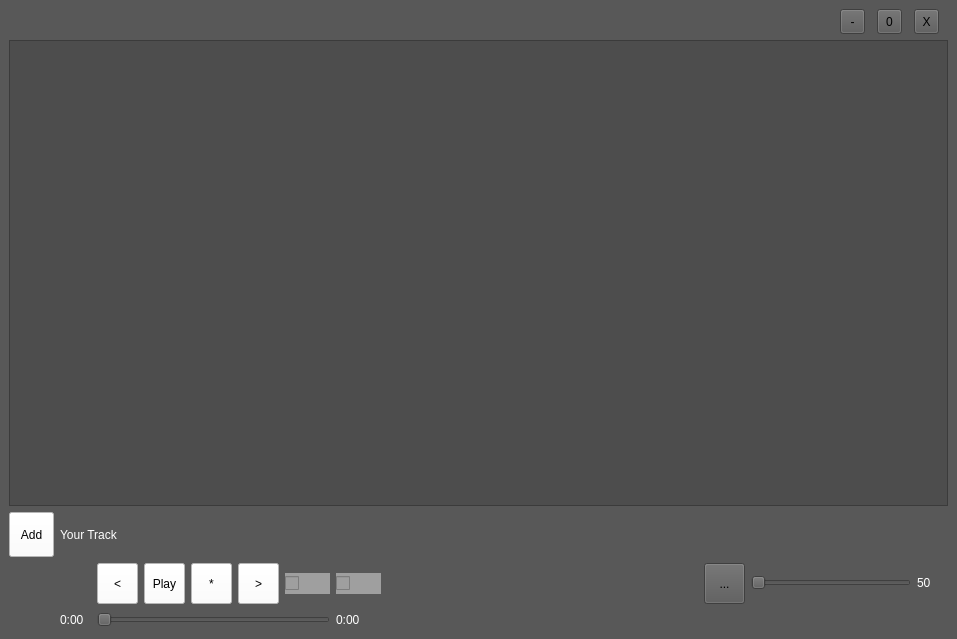
<?xml version="1.0" encoding="UTF-8"?>
<ui version="4.0">
 <class>MainWindow</class>
 <widget class="QMainWindow" name="MainWindow">
  <property name="geometry">
   <rect>
    <x>0</x>
    <y>0</y>
    <width>957</width>
    <height>639</height>
   </rect>
  </property>
  <property name="minimumSize">
   <size>
    <width>658</width>
    <height>444</height>
   </size>
  </property>
  <property name="maximumSize">
   <size>
    <width>16777215</width>
    <height>16777215</height>
   </size>
  </property>
  <property name="windowTitle">
   <string>MainWindow</string>
  </property>
  <property name="styleSheet">
   <string notr="true">background-color: rgb(88, 88, 88);

</string>
  </property>
  <property name="iconSize">
   <size>
    <width>45</width>
    <height>45</height>
   </size>
  </property>
  <widget class="QWidget" name="centralwidget">
   <layout class="QGridLayout" name="gridLayout">
    <item row="0" column="0" colspan="11">
     <spacer name="horizontalSpacer">
      <property name="orientation">
       <enum>Qt::Horizontal</enum>
      </property>
      <property name="sizeHint" stdset="0">
       <size>
        <width>811</width>
        <height>20</height>
       </size>
      </property>
     </spacer>
    </item>
    <item row="0" column="11" colspan="2">
     <layout class="QHBoxLayout" name="horizontalLayout">
      <item>
       <widget class="QToolButton" name="btn_minimize">
        <property name="minimumSize">
         <size>
          <width>25</width>
          <height>25</height>
         </size>
        </property>
        <property name="maximumSize">
         <size>
          <width>25</width>
          <height>25</height>
         </size>
        </property>
        <property name="styleSheet">
         <string notr="true"/>
        </property>
        <property name="text">
         <string>-</string>
        </property>
        <property name="icon">
         <iconset>
          <normaloff>C:/Users/User/Desktop/collapse.png</normaloff>C:/Users/User/Desktop/collapse.png</iconset>
        </property>
        <property name="iconSize">
         <size>
          <width>25</width>
          <height>25</height>
         </size>
        </property>
       </widget>
      </item>
      <item>
       <widget class="QToolButton" name="btn_maximize">
        <property name="minimumSize">
         <size>
          <width>25</width>
          <height>25</height>
         </size>
        </property>
        <property name="maximumSize">
         <size>
          <width>25</width>
          <height>25</height>
         </size>
        </property>
        <property name="styleSheet">
         <string notr="true"/>
        </property>
        <property name="text">
         <string>0</string>
        </property>
        <property name="icon">
         <iconset>
          <normaloff>C:/Users/User/Desktop/expandv2.0.png</normaloff>C:/Users/User/Desktop/expandv2.0.png</iconset>
        </property>
        <property name="iconSize">
         <size>
          <width>25</width>
          <height>25</height>
         </size>
        </property>
       </widget>
      </item>
      <item>
       <widget class="QToolButton" name="btn_close">
        <property name="minimumSize">
         <size>
          <width>25</width>
          <height>25</height>
         </size>
        </property>
        <property name="maximumSize">
         <size>
          <width>25</width>
          <height>25</height>
         </size>
        </property>
        <property name="styleSheet">
         <string notr="true"/>
        </property>
        <property name="text">
         <string>X</string>
        </property>
        <property name="icon">
         <iconset>
          <normaloff>C:/Users/User/Desktop/close.png</normaloff>C:/Users/User/Desktop/close.png</iconset>
        </property>
        <property name="iconSize">
         <size>
          <width>25</width>
          <height>25</height>
         </size>
        </property>
       </widget>
      </item>
     </layout>
    </item>
    <item row="1" column="0" colspan="13">
     <widget class="QTableView" name="playlistView">
      <property name="styleSheet">
       <string notr="true">background-color: rgb(77, 77, 77);
</string>
      </property>
     </widget>
    </item>
    <item row="2" column="0">
     <widget class="QToolButton" name="btn_add">
      <property name="minimumSize">
       <size>
        <width>45</width>
        <height>45</height>
       </size>
      </property>
      <property name="maximumSize">
       <size>
        <width>45</width>
        <height>45</height>
       </size>
      </property>
      <property name="styleSheet">
       <string notr="true">background-color: rgb(255, 255, 255);</string>
      </property>
      <property name="text">
       <string>Add</string>
      </property>
      <property name="icon">
       <iconset resource="resource.qrc">
        <normaloff>:/icon/add.png</normaloff>:/icon/add.png</iconset>
      </property>
      <property name="iconSize">
       <size>
        <width>45</width>
        <height>45</height>
       </size>
      </property>
     </widget>
    </item>
    <item row="2" column="1" colspan="12">
     <widget class="QLabel" name="currentTrack">
      <property name="styleSheet">
       <string notr="true">font: 14pt &quot;Courier New&quot;;
color: rgb(255, 255, 255);</string>
      </property>
      <property name="text">
       <string>Your Track</string>
      </property>
     </widget>
    </item>
    <item row="3" column="2">
     <widget class="QToolButton" name="btn_previous">
      <property name="minimumSize">
       <size>
        <width>41</width>
        <height>41</height>
       </size>
      </property>
      <property name="maximumSize">
       <size>
        <width>41</width>
        <height>41</height>
       </size>
      </property>
      <property name="styleSheet">
       <string notr="true">background-color: rgb(255, 255, 255);</string>
      </property>
      <property name="text">
       <string>&lt;</string>
      </property>
      <property name="icon">
       <iconset resource="resource.qrc">
        <normaloff>:/icon/previous.png</normaloff>:/icon/previous.png</iconset>
      </property>
      <property name="iconSize">
       <size>
        <width>37</width>
        <height>45</height>
       </size>
      </property>
     </widget>
    </item>
    <item row="3" column="3">
     <widget class="QToolButton" name="btn_play">
      <property name="minimumSize">
       <size>
        <width>41</width>
        <height>41</height>
       </size>
      </property>
      <property name="maximumSize">
       <size>
        <width>41</width>
        <height>41</height>
       </size>
      </property>
      <property name="styleSheet">
       <string notr="true">background-color: rgb(255, 255, 255);</string>
      </property>
      <property name="text">
       <string>Play</string>
      </property>
      <property name="icon">
       <iconset resource="resource.qrc">
        <normaloff>:/icon/play.png</normaloff>:/icon/play.png</iconset>
      </property>
      <property name="iconSize">
       <size>
        <width>45</width>
        <height>45</height>
       </size>
      </property>
     </widget>
    </item>
    <item row="3" column="4">
     <widget class="QToolButton" name="btn_stop">
      <property name="minimumSize">
       <size>
        <width>41</width>
        <height>41</height>
       </size>
      </property>
      <property name="maximumSize">
       <size>
        <width>41</width>
        <height>41</height>
       </size>
      </property>
      <property name="styleSheet">
       <string notr="true">background-color: rgb(255, 255, 255);</string>
      </property>
      <property name="text">
       <string>*</string>
      </property>
      <property name="icon">
       <iconset resource="resource.qrc">
        <normaloff>:/icon/stop.png</normaloff>:/icon/stop.png</iconset>
      </property>
      <property name="iconSize">
       <size>
        <width>40</width>
        <height>40</height>
       </size>
      </property>
     </widget>
    </item>
    <item row="3" column="5">
     <widget class="QToolButton" name="btn_next">
      <property name="sizePolicy">
       <sizepolicy hsizetype="Fixed" vsizetype="Fixed">
        <horstretch>0</horstretch>
        <verstretch>0</verstretch>
       </sizepolicy>
      </property>
      <property name="minimumSize">
       <size>
        <width>41</width>
        <height>41</height>
       </size>
      </property>
      <property name="maximumSize">
       <size>
        <width>41</width>
        <height>41</height>
       </size>
      </property>
      <property name="styleSheet">
       <string notr="true">background-color: rgb(255, 255, 255);</string>
      </property>
      <property name="text">
       <string>&gt;</string>
      </property>
      <property name="icon">
       <iconset resource="resource.qrc">
        <normaloff>:/icon/next.png</normaloff>:/icon/next.png</iconset>
      </property>
      <property name="iconSize">
       <size>
        <width>56</width>
        <height>78</height>
       </size>
      </property>
     </widget>
    </item>
    <item row="3" column="6">
     <widget class="QCheckBox" name="Loop">
      <property name="minimumSize">
       <size>
        <width>45</width>
        <height>21</height>
       </size>
      </property>
      <property name="maximumSize">
       <size>
        <width>45</width>
        <height>21</height>
       </size>
      </property>
      <property name="styleSheet">
       <string notr="true">background-color: rgb(159, 159, 159);</string>
      </property>
      <property name="text">
       <string/>
      </property>
      <property name="icon">
       <iconset resource="resource.qrc">
        <normaloff>:/icon/loop.png</normaloff>:/icon/loop.png</iconset>
      </property>
     </widget>
    </item>
    <item row="3" column="7">
     <widget class="QCheckBox" name="Rand">
      <property name="minimumSize">
       <size>
        <width>45</width>
        <height>21</height>
       </size>
      </property>
      <property name="maximumSize">
       <size>
        <width>45</width>
        <height>21</height>
       </size>
      </property>
      <property name="styleSheet">
       <string notr="true">background-color: rgb(159, 159, 159);</string>
      </property>
      <property name="text">
       <string/>
      </property>
      <property name="icon">
       <iconset resource="resource.qrc">
        <normaloff>:/icon/rand.png</normaloff>:/icon/rand.png</iconset>
      </property>
     </widget>
    </item>
    <item row="3" column="8">
     <spacer name="horizontalSpacer_2">
      <property name="orientation">
       <enum>Qt::Horizontal</enum>
      </property>
      <property name="sizeHint" stdset="0">
       <size>
        <width>293</width>
        <height>20</height>
       </size>
      </property>
     </spacer>
    </item>
    <item row="3" column="9">
     <widget class="QToolButton" name="btn_volume">
      <property name="minimumSize">
       <size>
        <width>41</width>
        <height>41</height>
       </size>
      </property>
      <property name="maximumSize">
       <size>
        <width>41</width>
        <height>41</height>
       </size>
      </property>
      <property name="styleSheet">
       <string notr="true">background-color: rgb(88, 88, 88);</string>
      </property>
      <property name="text">
       <string>...</string>
      </property>
      <property name="iconSize">
       <size>
        <width>50</width>
        <height>50</height>
       </size>
      </property>
     </widget>
    </item>
    <item row="3" column="10" colspan="2">
     <widget class="QSlider" name="volume">
      <property name="minimumSize">
       <size>
        <width>160</width>
        <height>0</height>
       </size>
      </property>
      <property name="maximumSize">
       <size>
        <width>160</width>
        <height>22</height>
       </size>
      </property>
      <property name="orientation">
       <enum>Qt::Horizontal</enum>
      </property>
     </widget>
    </item>
    <item row="3" column="12">
     <widget class="QLabel" name="currentvolume">
      <property name="minimumSize">
       <size>
        <width>31</width>
        <height>16</height>
       </size>
      </property>
      <property name="maximumSize">
       <size>
        <width>31</width>
        <height>16</height>
       </size>
      </property>
      <property name="styleSheet">
       <string notr="true">color: rgb(255, 255, 255);</string>
      </property>
      <property name="text">
       <string>50</string>
      </property>
     </widget>
    </item>
    <item row="4" column="1">
     <widget class="QLabel" name="currentdura">
      <property name="minimumSize">
       <size>
        <width>31</width>
        <height>20</height>
       </size>
      </property>
      <property name="maximumSize">
       <size>
        <width>31</width>
        <height>20</height>
       </size>
      </property>
      <property name="styleSheet">
       <string notr="true">color: rgb(255, 255, 255);</string>
      </property>
      <property name="text">
       <string>0:00</string>
      </property>
     </widget>
    </item>
    <item row="4" column="2" colspan="5">
     <widget class="QSlider" name="dura">
      <property name="orientation">
       <enum>Qt::Horizontal</enum>
      </property>
     </widget>
    </item>
    <item row="4" column="7">
     <widget class="QLabel" name="maxdura">
      <property name="styleSheet">
       <string notr="true">color: rgb(255, 255, 255);</string>
      </property>
      <property name="text">
       <string>0:00</string>
      </property>
     </widget>
    </item>
   </layout>
  </widget>
  <action name="action">
   <property name="text">
    <string>Вихід</string>
   </property>
   <property name="shortcut">
    <string>Esc</string>
   </property>
  </action>
 </widget>
 <resources>
  <include location="resource.qrc"/>
 </resources>
 <connections/>
</ui>
